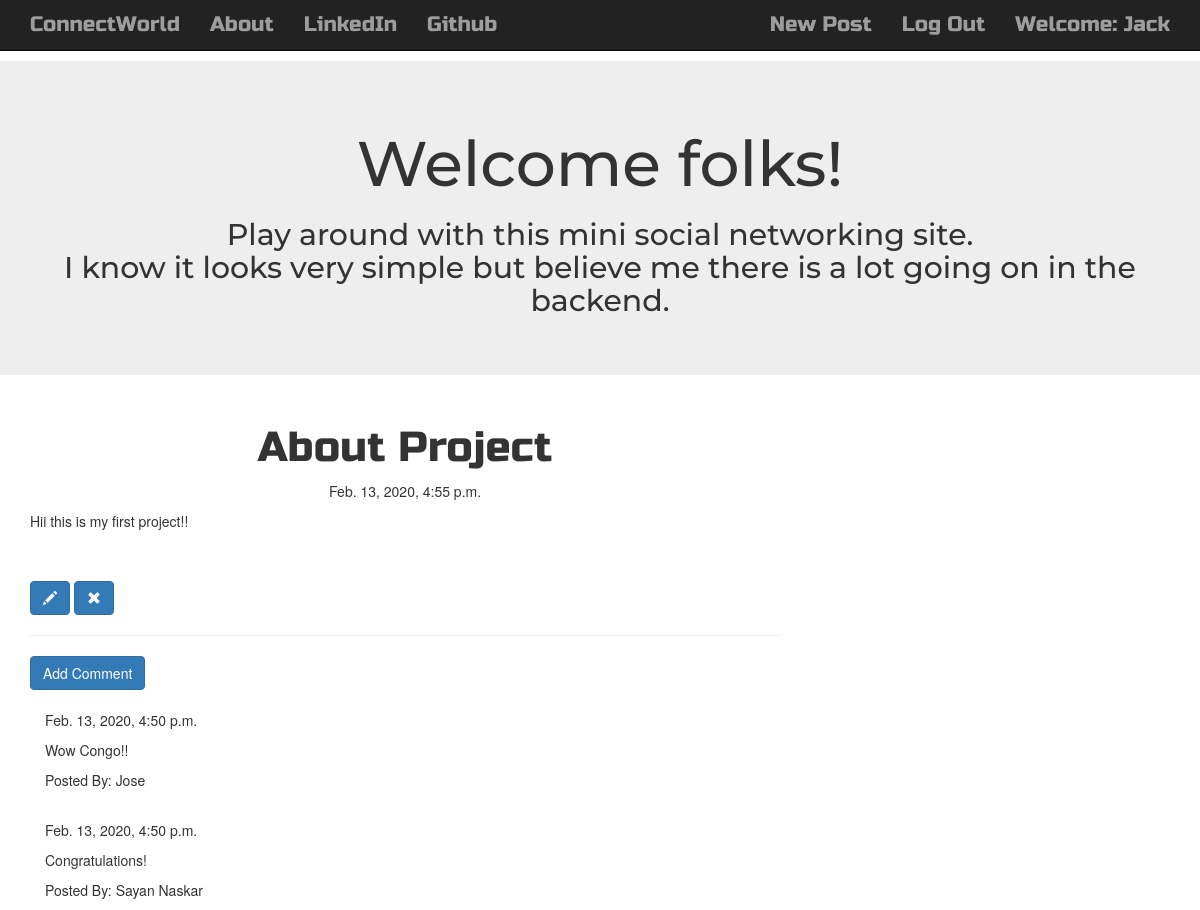
The page /post/36/ (signed in) on the database its author committed.
### blog/models.py (models this page shows, shortened)
class Post(models.Model):
    author = models.ForeignKey('auth.User',on_delete=models.CASCADE)
    title = models.CharField(max_length = 500)
    text = models.TextField()
    create_date = models.DateTimeField(default = timezone.now)
    published_date = models.DateTimeField(blank = True,null = True)

class Comment(models.Model):
    post = models.ForeignKey('blog.Post',related_name = 'comments',on_delete=models.CASCADE)
    author = models.CharField(max_length = 500)
    text = models.TextField()
    create_date = models.DateTimeField(default = timezone.now())
    approved_comment = models.BooleanField(default = False)

### blog/views.py (the view)
# urls.py: path('post/<int:pk>/',views.PostDetailView.as_view(),name = 'post_detail'),
class PostDetailView(DetailView):
    model = Post

### blog/templates/blog/post_detail.html (shortened to what this page needs)
{% extends "blog/base.html" %}
{% block content %}
<h1 class="posttitle loader">{{ post.title }}</h1>
{% if post.published_date %}
<div class="date postdate">
    {{post.published_date}}
</div>
{% else %}
<a class="btn btn-primary" href="{% url 'post_publish' pk=post.pk %}">Publish</a>
{% endif %}
<p class="postcontent">{{ post.text|safe|linebreaksbr }}</p><br><br>
{% if user.is_authenticated %}
<a class="btn btn-primary" href="{% url 'post_edit' pk=post.pk %}"><span class="glyphicon glyphicon-pencil"></span></a>
<a class="btn btn-primary" href="{% url 'post_remove' pk=post.pk %}"><span class="glyphicon glyphicon-remove"></span></a>
{% endif %}
<hr>
<a class="btn btn-primary" href="{% url 'add_comment' pk=post.pk %}">Add Comment</a>
<div class="container">
    {% for comment in post.comments.all %}
    <br>
    {% if user.is_authenticated or comment.approved_comment %}
    {{comment.create_date}}
        <p>{{comment.text|safe}}</p>
        <p>Posted By: {{comment.author}}</p>
    {% endif %}
    {% empty %}
    <p>No Comments!</p>
    {% endfor %}
</div>
{% endblock %}

### blog/templates/blog/base.html (shortened to what this page needs)
<!DOCTYPE html>
{% load staticfiles %}
<html lang="en" dir="ltr">
    <head>
        <link rel="stylesheet" href="https://maxcdn.bootstrapcdn.com/bootstrap/3.3.7/css/bootstrap.min.css">
        <link rel="stylesheet" href="//cdn.jsdelivr.net/npm/medium-editor@latest/dist/css/medium-editor.min.css" type="text/css" media="screen" charset="utf-8">
        <link rel="stylesheet" href="{% static 'css/blog.css' %}">
    </head>
    <body class="loader">
        <nav class="navbar navbar-inverse navbar-static-top techfont custom-navbar">
            <div class="container">
                <ul class="nav navbar-nav">
                    <li><a class="navbar-brand bigbrand" href="{% url 'post_list' %}">ConnectWorld</a></li>
                </ul>
                <ul class="nav navbar-nav navcontent">
                    <li><a href="{% url 'about' %}">About</a></li>
                    <li><a href="https://www.linkedin.com/in/sayan-naskar-5a4b07159/">LinkedIn</a></li>
                    <li><a href="https://github.com/sayann002">Github</a></li>
                </ul>
                <ul class="nav navbar-nav navbar-right">
                    {% if user.is_authenticated %}
                    <li> <a href="{% url 'post_new' %}">New Post</a></li>
                    <li> <a href="{% url 'logout' %}">Log Out</a></li>
                    <li> <a>Welcome: {{user.username}}</a></li>
                    {% else %}
                    <li><a class="nav navbar-nav navbar-right" href="{% url 'login' %}"><span class="glyphicon glyphicon-user"></span></a></li>
                    {% endif %}
                </ul>
            </div>
        </nav>
        <div class="jumbotron">
            <div class="container">
                <h1 class="intro">Welcome folks!</h1>
                <h2 class="intro-des">Play around with this mini social networking site.<br>I know it looks very simple
                    but believe me there is a lot going on in the backend.
                </h2>
            </div>
        </div>
        <div class="content container">
            <div class="row">
                <div class="col-md-8">
                    <div class="blog_posts">
                        {% block content %}
                        {% endblock %}
                    </div>
                </div>
            </div>
        </div>
    </body>
</html>

### blog/static/css/blog.css (style rules this page uses)
.intro { text-align: center; font-family: 'Montserrat'; }
.intro-des { text-align: center; font-family: 'Montserrat'; }
.navcontent { font-size: 1em; }
.techfont { font-family: 'Russo One', sans-serif; font-size: 1.5em; margin-bottom: 10px; }
.postdate { text-align: center; }
.posttitle { font-family: 'Russo One', sans-serif; font-size: 3em; text-align: center; }
.postcontent { font-family: 'Montserrat'; font-size: 1.5em; }
.bigbrand { font-size: 1em; }
.loader { filter:hue-rotate(0deg); color: linear-gradient(45deg,#0f8,#08f); animation:hue 5000ms infinite linear; }

### rows shown on the page
Post: title "About Project", published_date "Feb. 13, 2020, 4:55 p.m.", text "Hii this is my first project!!"
Comment: create_date "Feb. 13, 2020, 4:50 p.m.", text "Wow Congo!!", author "Jose"
Comment: create_date "Feb. 13, 2020, 4:50 p.m.", text "Congratulations!", author "Sayan Naskar"

### other values the page prints
{{ user.username }} "Jack"
